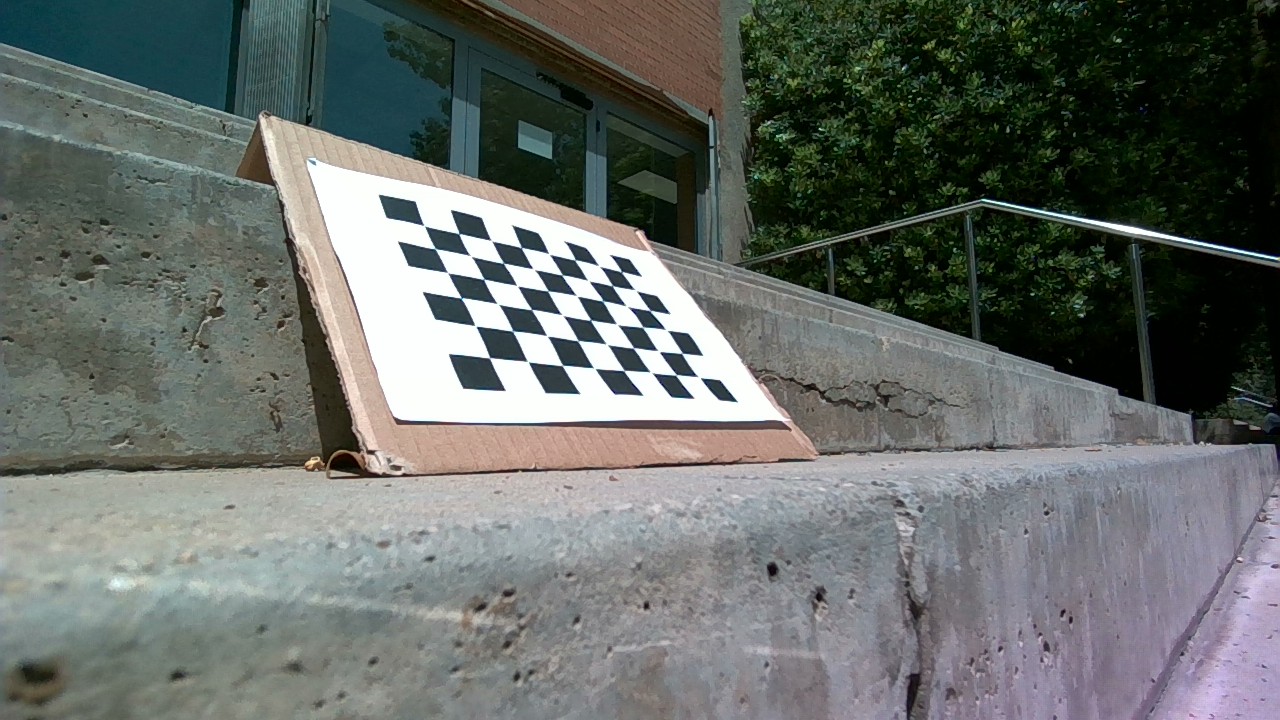
#> input picture src/Calibration/Imagenes/Normal/June06_1.png, 1280 x 720 px; its folder holds 4 pictures in this run
$ python extrinsic_rgb.py
#> lines starting #> are read from the running program, lines starting #| are printed output that depends on the picture; after the words box and inside, x2 and y2 are one past the last pixel; in counts of white or black regions, pixels touching at a corner belong together
import numpy as np
import cv2
import glob
import json
import os
from datetime import datetime

# Función para combinar imágenes con fondo blanco
def combine_images(images, rows, cols, output_path):
    thumb_height, thumb_width = images[0].shape[:2]
    combined_image = np.ones((rows * thumb_height, cols * thumb_width, 3), dtype=np.uint8) * 255

    for i, img in enumerate(images):
        y = i // cols * thumb_height
        x = i % cols * thumb_width
        combined_image[y:y+thumb_height, x:x+thumb_width] = img

    cv2.imwrite(output_path, combined_image)

# Obtener la fecha y hora actual
current_datetime = datetime.now()
date_string = current_datetime.strftime("%Y%m%d_%H%M%S")

# Path de las imágenes con el patrón de ajedrez para la cámara normal
normal_images_path = '/home/gerard/my_workspace_ros/src/Calibration/Imagenes/Normal/*.png'

# Extraer solo las imágenes con un patrón de ajedrez detectado
successful_indices = ['133', '138', '118', '105', '136', '102', '134', '28', '101', '22', '29', '130', '5', '2', '30', '14', '119', '129', '20', '21', '103', '15', '96', '99', '97', '16', '128', '37', '137', '121', '19', '100', '127', '17', '98', '13', '18', '142', '116']

# Lista para almacenar imágenes válidas
valid_normal_images = []

# Leer imágenes y encontrar las esquinas del tablero de ajedrez
normal_images = glob.glob(normal_images_path)
for fname in normal_images:
    index = fname.split('/')[-1].split('_')[1].split('.')[0]  # Extraer el índice de la imagen
    if index in successful_indices:
        img = cv2.imread(fname)
        valid_normal_images.append(img)
#> pass 2 of the loop `for fname in normal_images:`:
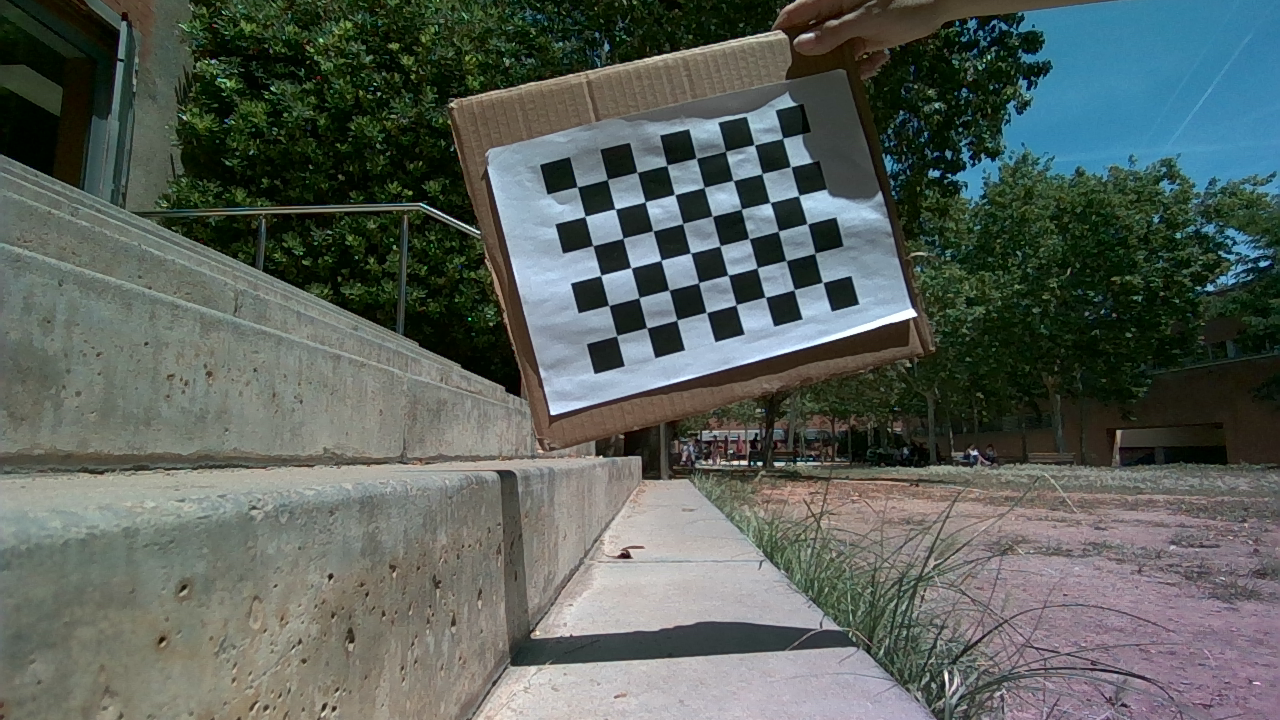
#> input picture src/Calibration/Imagenes/Normal/June06_116.png, 1280 x 720 px
#> img is the input picture: shape (720, 1280, 3); mean B, G, R 91, 96.6, 88.5
#> pass 3 of the loop `for fname in normal_images:`:
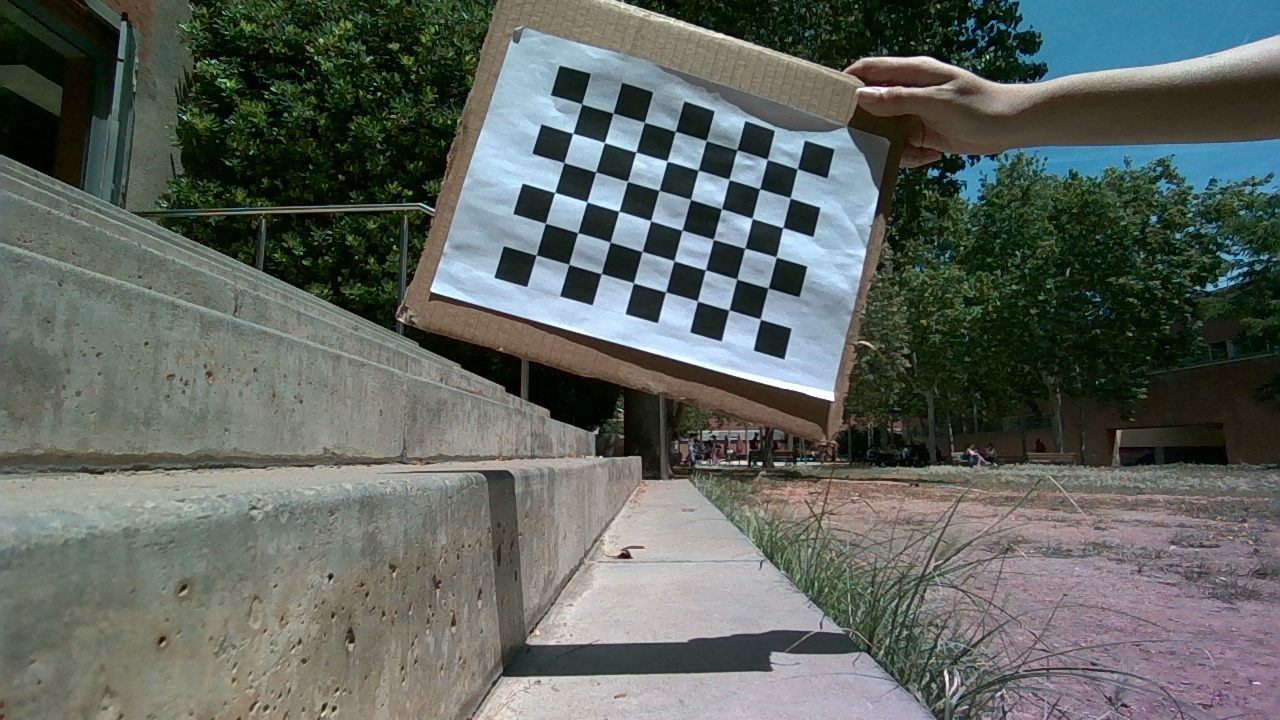
#> input picture src/Calibration/Imagenes/Normal/June06_121.png, 1280 x 720 px
#> img is the input picture: shape (720, 1280, 3); mean B, G, R 94.9, 100.8, 94.2
#> the loop made 4 passes; the first 3 are shown

# Path donde se guardarán las imágenes combinadas
output_base_path = '/home/gerard/my_workspace_ros/src/Calibration/GraficosCalibracion/'
output_path = os.path.join(output_base_path, f'PUNTOSAjedrez_{date_string}.png')

# Combinar imágenes y guardar la imagen combinada
if valid_normal_images:
    rows = len(valid_normal_images) // 4 + 1
    cols = 4
    combine_images(valid_normal_images, rows, cols, output_path)
#> after the loop in combine_images, `for i, img in enumerate(images):`:
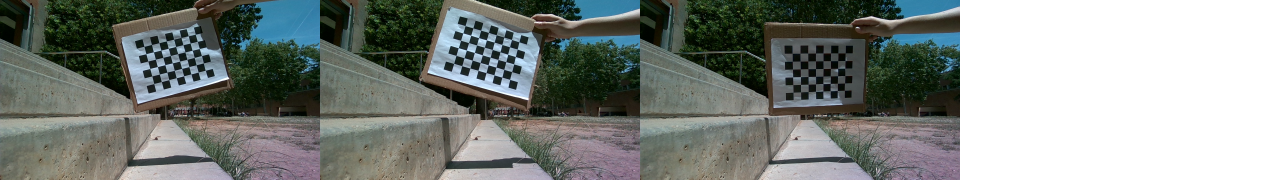
#> combined_image: shape (720, 5120, 3) (shown at 1/4 size); mean B, G, R 131, 135.4, 130.1
    print(f"Combined chessboard images saved to: {output_path}")
#| Combined chessboard images saved to: /home/gerard/my_workspace_ros/src/Calibration/GraficosCalibracion/PUNTOSAjedrez_20261121_054540.png
else:
    print("No valid chessboard images found.")

# Path a la carpeta donde se guardarán los resultados
results_path = f'/home/gerard/my_workspace_ros/src/Calibration/Results/RGB_{date_string}/'

# Crea el directorio si no existe
os.makedirs(results_path, exist_ok=True)

# Obtener los índices de las imágenes utilizadas para la calibración de la cámara térmica
thermal_indices = [fname.split('/')[-1].split('_')[1].split('.')[0] for fname in glob.glob('/home/gerard/my_workspace_ros/src/Calibration/Imagenes/Thermal/*.png')]

# Verificar si todas las imágenes de calibración de la cámara normal tienen esquinas de tablero de ajedrez detectadas
missing_normal_indices = [index for index in successful_indices if index not in [fname.split('/')[-1].split('_')[1].split('.')[0] for fname in normal_images]]

if missing_normal_indices:
    print("Calibration images missing chessboard corners for normal camera with the following indices:")
    print(missing_normal_indices)
else:
    print("All calibration images found chessboard corners for the normal camera.")


# Prepare object points
objp = np.zeros((6*8, 3), np.float32)
objp[:, :2] = np.mgrid[0:8, 0:6].T.reshape(-1, 2)

# Arrays to store object points and image points from all the images
objpoints = []  # 3D points in real world space
imgpoints = []  # 2D points in image plane

# Read thermal images and find chessboard corners
for fname in normal_images:
    index = fname.split('/')[-1].split('_')[1].split('.')[0]  # Extraer el índice de la imagen
    if index in successful_indices:
        img = cv2.imread(fname)
        gray = cv2.cvtColor(img, cv2.COLOR_BGR2GRAY)
        ret, corners = cv2.findChessboardCornersSB(gray, (6, 8), flags=cv2.CALIB_CB_EXHAUSTIVE + cv2.CALIB_CB_ACCURACY)

        # If found, add object points and image points
        if ret:
            objpoints.append(objp)
            imgpoints.append(corners)

            # Draw and display the corners
            img = cv2.drawChessboardCorners(img, (6, 8), corners, ret)
#> pass 2 of the loop `for fname in normal_images:`:
#> `gray = cv2.cvtColor(img, cv2.COLOR_BGR2GRAY)`:
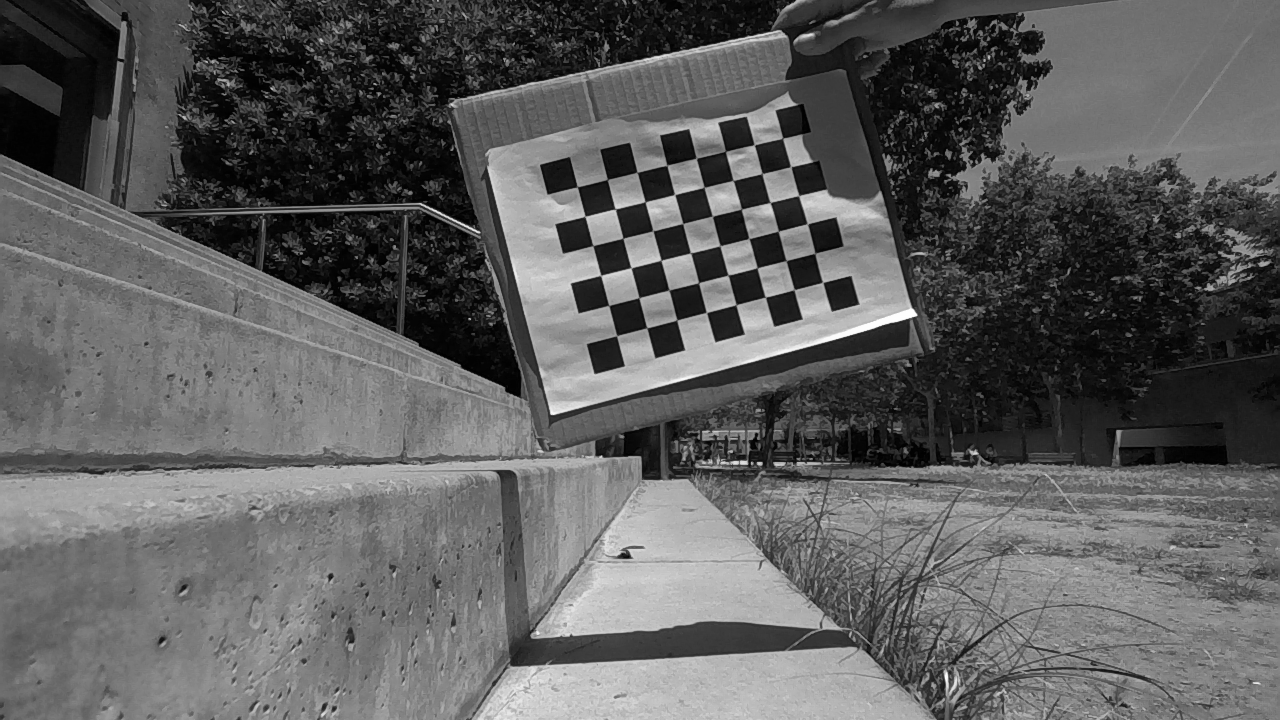
#> gray: shape (720, 1280); min 0, max 254, mean 93.5
#> ret = True; corners = 48 rows, first 8: [616.7, 335.8], [608.8, 305.2], [600.7, 275.2], [592.8, 246], [585, 216.4], [577.2, 186.8], [646.7, 328], [638.9, 297.6]
#> `img = cv2.drawChessboardCorners(img, (6, 8), corners, ret)`:
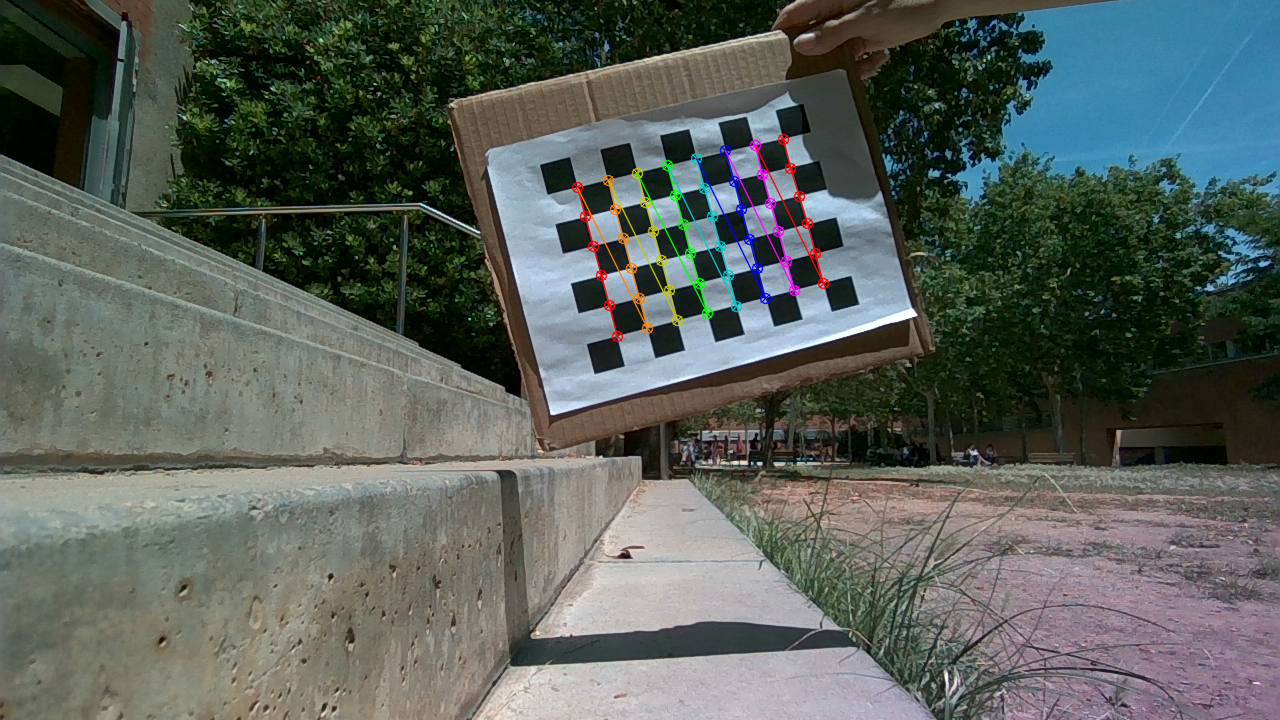
#> img: shape (720, 1280, 3); 1.12% of pixels changed, all inside (x1, y1, x2, y2) = (571, 133, 830, 343)
#> pass 3 of the loop `for fname in normal_images:`:
#> `gray = cv2.cvtColor(img, cv2.COLOR_BGR2GRAY)`:
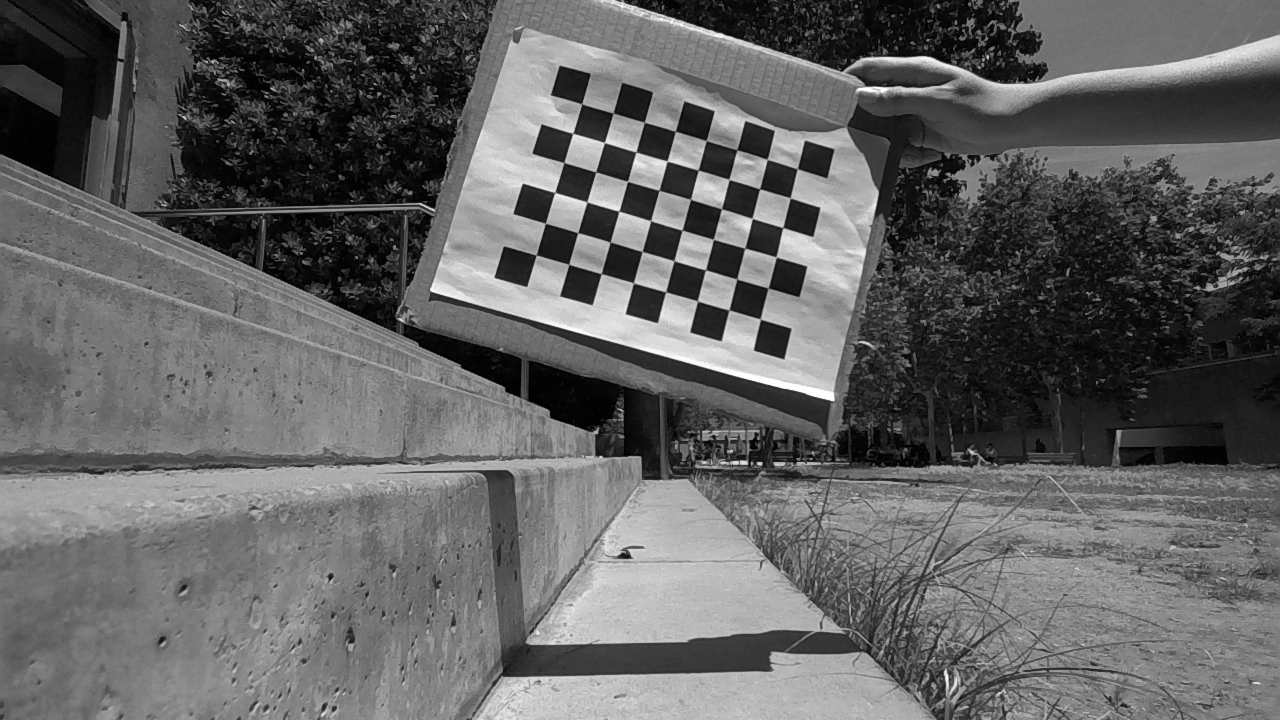
#> gray: shape (720, 1280); min 0, max 254, mean 98.1
#> corners = 48 rows, first 8: [536.1, 254.9], [545.6, 222.9], [554.6, 192.4], [563.6, 162.8], [572.8, 133.3], [581.7, 103.9], [568.2, 265.2], [577.6, 232]
#> `img = cv2.drawChessboardCorners(img, (6, 8), corners, ret)`:
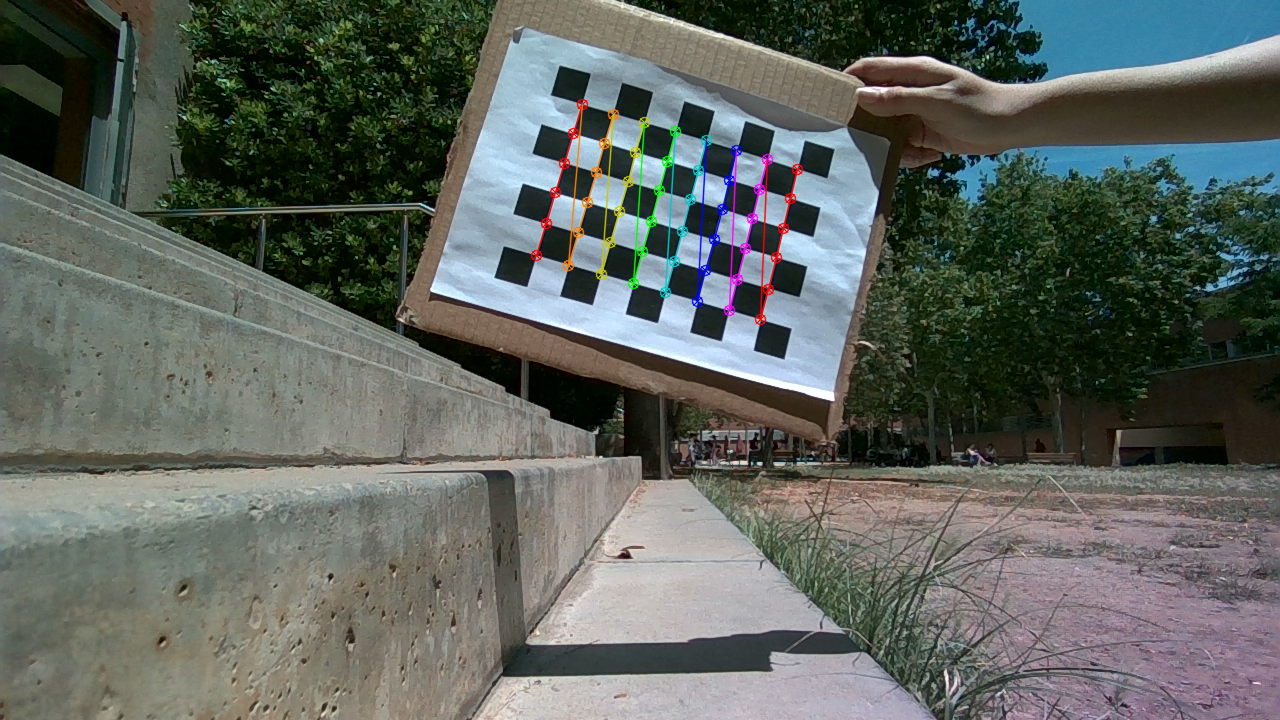
#> img: shape (720, 1280, 3); 1.18% of pixels changed, all inside (x1, y1, x2, y2) = (530, 98, 804, 326)
#> the loop made 4 passes; the first 3 are shown
            #cv2.imshow('img', img)
            #cv2.waitKey(2000)

cv2.destroyAllWindows()

# Get the shape of the first image to obtain image resolution
img_shape = cv2.imread(normal_images[0]).shape[:2]  # Extract width and height
#> img_shape = (720, 1280)

# Perform camera calibration
ret, mtx, dist, rvecs, tvecs = cv2.calibrateCamera(objpoints, imgpoints, img_shape, None, None)

# Print intrinsic parameters (focal length, principal point, and distortion coefficients)
print("Intrinsic matrix (camera matrix):")
print(mtx)
print("Distortion coefficients:")
print(dist)

# Define el directorio donde se guardarán los archivos
images_path = results_path

# Crea el directorio si no existe
os.makedirs(images_path, exist_ok=True)

#------------------ CALIBRATION/INTRINSIC DATA ----------------------------------------%

# Convierte los parámetros de calibración a un formato compatible con JSON
calibration_data = {
    "mtx": mtx.tolist(),
    "dist": dist.tolist()
}

# Guarda los datos de calibración en un archivo JSON
json_file_path = images_path + "rgb_calibration.json"
with open(json_file_path, "w") as json_file:
    json.dump(calibration_data, json_file)

print(f"Calibration data saved to {json_file_path}")

# Guarda los datos de calibración en un archivo txt en el formato deseado
txt_file_path = images_path + "rgb_intrinsic.txt"
with open(txt_file_path, "w") as txt_file:
    txt_file.write("rgb_intrinsic: [{:.5f}, {:.5f}, {:.5f}, {:.5f}]\n".format(mtx[0, 0], mtx[1, 1], mtx[0, 2], mtx[1, 2]))

print(f"Calibration data saved to {txt_file_path}")

#------------------ Extrinsic DATA ----------------------------------------%

# Convierte los parámetros extrínsecos a un formato compatible con JSON
extrinsic_data = {
    "rvecs": [rvec.tolist() for rvec in rvecs],
    "tvecs": [tvec.tolist() for tvec in tvecs]
}

# Guarda los parámetros extrínsecos en un archivo JSON
json_extrinsic_file_path = images_path + "rgb_extrinsic.json"
with open(json_extrinsic_file_path, "w") as json_extrinsic_file:
    json.dump(extrinsic_data, json_extrinsic_file)

print(f"Extrinsic parameters saved to {json_extrinsic_file_path}")

# Guarda los parámetros extrínsecos en un archivo txt
txt_extrinsic_file_path = images_path + "rgb_extrinsic.txt"
with open(txt_extrinsic_file_path, "w") as txt_extrinsic_file:
    for i in range(len(rvecs)):
        txt_extrinsic_file.write(f"Image {i+1}:\n")
        txt_extrinsic_file.write(f"Rotation vector (rvec): {rvecs[i].flatten().tolist()}\n")
        txt_extrinsic_file.write(f"Translation vector (tvec): {tvecs[i].flatten().tolist()}\n\n")

print(f"Rgb extrinsic parameters saved to {txt_extrinsic_file_path}")

'''
Parámetros Intrínsecos:

    Matriz Intrínseca (mtx): Define la transformación de coordenadas 3D de la cámara a coordenadas 2D de la imagen. Incluye la longitud focal y el punto principal (centro de la imagen).
    Coeficientes de Distorsión (dist): Describen cómo las lentes de la cámara distorsionan las imágenes capturadas. Corrigen distorsiones radiales y tangenciales.

Parámetros Extrínsecos:

    Vectores de Rotación (rvecs): Describen la rotación de la cámara en el espacio 3D.
    Vectores de Traslación (tvecs): Describen la traslación (desplazamiento) de la cámara en el espacio 3D.
'''
